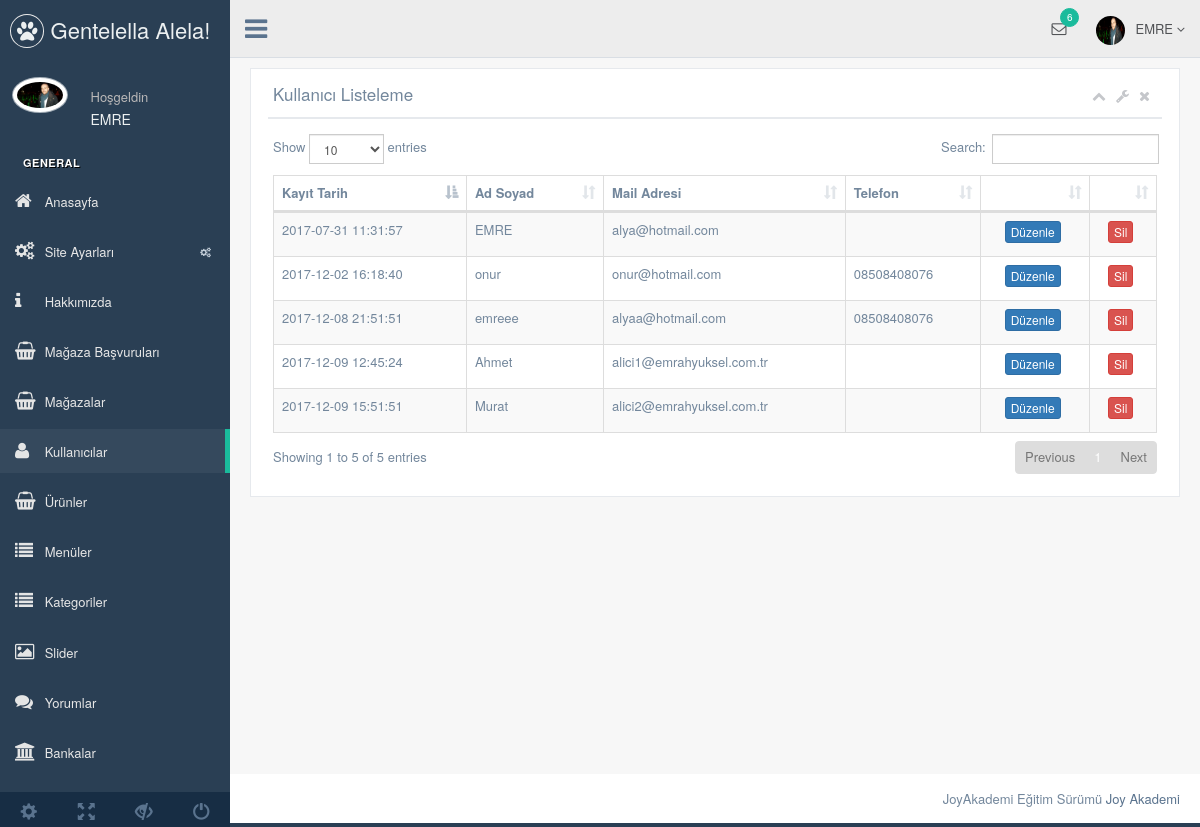
Screenshot of /nedmin/production/kullanici.php (signed in) with the database file from the repository.
### tables this page shows
CREATE TABLE IF NOT EXISTS `kullanici` (
  `kullanici_id` int(11) NOT NULL AUTO_INCREMENT,
  `subMerchantKey` varchar(500) NOT NULL,
  `kullanici_magaza` enum('0','1','2') NOT NULL DEFAULT '0',
  `kullanici_magazafoto` varchar(500) NOT NULL DEFAULT 'dimg/magaza-fotoyok.png',
  `kullanici_zaman` datetime NOT NULL DEFAULT CURRENT_TIMESTAMP,
  `kullanici_sonzaman` datetime NOT NULL,
  `kullanici_resim` varchar(250) NOT NULL,
  `kullanici_tc` varchar(50) NOT NULL,
  `kullanici_banka` varchar(100) NOT NULL,
  `kullanici_iban` varchar(50) DEFAULT NULL,
  `kullanici_ad` varchar(50) NOT NULL,
  `kullanici_soyad` varchar(50) NOT NULL,
  `kullanici_mail` varchar(100) NOT NULL,
  `kullanici_gsm` varchar(50) NOT NULL,
  `kullanici_password` varchar(50) NOT NULL,
  `kullanici_adres` varchar(250) NOT NULL,
  `kullanici_il` varchar(100) NOT NULL,
  `kullanici_ilce` varchar(100) NOT NULL,
  `kullanici_unvan` varchar(100) NOT NULL,
  `kullanici_tip` enum('PERSONAL','PRIVATE_COMPANY','LIMITED_OR_JOINT_STOCK_COMPANY','') DEFAULT 'PERSONAL',
  `kullanici_vdaire` varchar(50) NOT NULL,
  `kullanici_vno` varchar(50) NOT NULL,
  `kullanici_yetki` varchar(50) NOT NULL,
  `kullanici_durum` int(1) NOT NULL DEFAULT '1',
  PRIMARY KEY (`kullanici_id`)
);

### nedmin/production/kullanici.php (the view, shortened to what this page needs)
<?php
include 'header.php';
$kullanicisor=$db->prepare("SELECT * FROM kullanici");
$kullanicisor->execute();
?>
<div class="right_col" role="main">
  <div class="">
    <div class="row">
      <div class="col-md-12 col-sm-12 col-xs-12">
        <div class="x_panel">
          <div class="x_title">
            <h2>Kullanıcı Listeleme </h2>
            <ul class="nav navbar-right panel_toolbox">
              <li><a class="collapse-link"><i class="fa fa-chevron-up"></i></a>
              </li>
              <li class="dropdown">
                <a href="#" class="dropdown-toggle" data-toggle="dropdown" role="button" aria-expanded="false"><i class="fa fa-wrench"></i></a>
              </li>
              <li><a class="close-link"><i class="fa fa-close"></i></a>
              </li>
            </ul>
            <div class="clearfix"></div>
          </div>
          <div class="x_content">
            <table id="datatable-responsive" class="table table-striped table-bordered dt-responsive nowrap" cellspacing="0" width="100%">
              <thead>
                <tr>
                  <th>Kayıt Tarih</th>
                  <th>Ad Soyad</th>
                  <th>Mail Adresi</th>
                  <th>Telefon</th>
                  <th></th>
                  <th></th>
                </tr>
              </thead>
              <tbody>
                <?php
                while($kullanicicek=$kullanicisor->fetch(PDO::FETCH_ASSOC)) {?>
                <tr>
                  <td><?php echo $kullanicicek['kullanici_zaman'] ?></td>
                  <td><?php echo $kullanicicek['kullanici_ad'] ?></td>
                  <td><?php echo $kullanicicek['kullanici_mail'] ?></td>
                  <td><?php echo $kullanicicek['kullanici_gsm'] ?></td>
                  <td><center><a href="kullanici-duzenle.php?kullanici_id=<?php echo $kullanicicek['kullanici_id']; ?>"><button class="btn btn-primary btn-xs">Düzenle</button></a></center></td>
                  <td><center><a href="../netting/islem.php?kullanici_id=<?php echo $kullanicicek['kullanici_id']; ?>&kullanicisil=ok"><button class="btn btn-danger btn-xs">Sil</button></a></center></td>
                </tr>
                <?php  }
                ?>
              </tbody>
            </table>
          </div>
        </div>
      </div>
    </div>
  </div>
</div>
<?php include 'footer.php'; ?>

### nedmin/production/header.php (shortened to what this page needs)
<?php
include '../netting/baglan.php';
$kullanicisor=$db->prepare("SELECT * FROM kullanici where kullanici_mail=:mail");
$kullanicisor->execute(array(
  'mail' => $_SESSION['kullanici_mail']
  ));
$kullanicicek=$kullanicisor->fetch(PDO::FETCH_ASSOC);
?>
<!DOCTYPE html>
<html lang="en">
<head>
  <link href="../vendors/bootstrap/dist/css/bootstrap.min.css" rel="stylesheet">
  <link href="../vendors/font-awesome/css/font-awesome.min.css" rel="stylesheet">
  <link href="../vendors/nprogress/nprogress.css" rel="stylesheet">
  <link href="../vendors/iCheck/skins/flat/green.css" rel="stylesheet">
  <link href="../vendors/datatables.net-bs/css/dataTables.bootstrap.min.css" rel="stylesheet">
  <link href="../vendors/datatables.net-buttons-bs/css/buttons.bootstrap.min.css" rel="stylesheet">
  <link href="../vendors/datatables.net-fixedheader-bs/css/fixedHeader.bootstrap.min.css" rel="stylesheet">
  <link href="../vendors/datatables.net-responsive-bs/css/responsive.bootstrap.min.css" rel="stylesheet">
  <link href="../vendors/datatables.net-scroller-bs/css/scroller.bootstrap.min.css" rel="stylesheet">
  <link href="../vendors/dropzone/dist/min/dropzone.min.css" rel="stylesheet">
  <link href="../build/css/custom.min.css" rel="stylesheet">
</head>
<body class="nav-md">
  <div class="container body">
    <div class="main_container">
      <div class="col-md-3 left_col">
        <div class="left_col scroll-view">
          <div class="navbar nav_title" style="border: 0;">
            <a href="index.html" class="site_title"><i class="fa fa-paw"></i> <span>Gentelella Alela!</span></a>
          </div>
          <div class="profile clearfix">
            <div class="profile_pic">
              <img src="images/img.jpg" alt="..." class="img-circle profile_img">
            </div>
            <div class="profile_info">
              <span>Hoşgeldin</span>
              <h2><?php echo $kullanicicek['kullanici_ad'] ?></h2>
            </div>
          </div>
          <br />
          <div id="sidebar-menu" class="main_menu_side hidden-print main_menu">
            <div class="menu_section">
              <h3>General</h3>
              <ul class="nav side-menu">
                <li><a href="index.php"><i class="fa fa-home"></i> Anasayfa </a></li>
                <li><a><i class="fa fa-cogs"></i> Site Ayarları <span class="fa fa-cogs"></span></a>
             </li>
             <li><a href="hakkimizda.php"><i class="fa fa-info"></i> Hakkımızda </a></li>
             <li><a href="magaza-onay.php"><i class="fa fa-shopping-basket"></i> Mağaza Başvuruları </a></li>
             <li><a href="magazalar.php"><i class="fa fa-shopping-basket"></i> Mağazalar </a></li>
             <li><a href="kullanici.php"><i class="fa fa-user"></i> Kullanıcılar </a></li>
             <li><a href="urun.php"><i class="fa fa-shopping-basket"></i> Ürünler </a></li>
             <li><a href="menu.php"><i class="fa fa-list"></i> Menüler </a></li>
             <li><a href="kategori.php"><i class="fa fa-list"></i> Kategoriler </a></li>
             <li><a href="slider.php"><i class="fa fa-image"></i> Slider </a></li>
             <li><a href="yorum.php"><i class="fa fa-comments"></i> Yorumlar </a></li>
             <li><a href="banka.php"><i class="fa fa-bank"></i> Bankalar </a></li>
           </ul>
         </div>
       </div>
       <div class="sidebar-footer hidden-small">
        <a data-toggle="tooltip" data-placement="top" title="Settings">
          <span class="glyphicon glyphicon-cog" aria-hidden="true"></span>
        </a>
        <a data-toggle="tooltip" data-placement="top" title="FullScreen">
          <span class="glyphicon glyphicon-fullscreen" aria-hidden="true"></span>
        </a>
        <a data-toggle="tooltip" data-placement="top" title="Lock">
          <span class="glyphicon glyphicon-eye-close" aria-hidden="true"></span>
        </a>
        <a data-toggle="tooltip" data-placement="top" title="Logout">
          <span class="glyphicon glyphicon-off" aria-hidden="true"></span>
        </a>
      </div>
    </div>
  </div>
  <div class="top_nav">
    <div class="nav_menu">
      <nav>
        <div class="nav toggle">
          <a id="menu_toggle"><i class="fa fa-bars"></i></a>
        </div>
        <ul class="nav navbar-nav navbar-right">
          <li class="">
            <a href="javascript:;" class="user-profile dropdown-toggle" data-toggle="dropdown" aria-expanded="false">
              <img src="images/img.jpg" alt=""><?php echo $kullanicicek['kullanici_ad'] ?>
              <span class=" fa fa-angle-down"></span>
            </a>
          </li>
          <li role="presentation" class="dropdown">
            <a href="javascript:;" class="dropdown-toggle info-number" data-toggle="dropdown" aria-expanded="false">
              <i class="fa fa-envelope-o"></i>
              <span class="badge bg-green">6</span>
            </a>
          </li>
        </ul>
      </nav>
    </div>
  </div>

### rows the page displays
kullanici: kullanici_ad "EMRE", kullanici_zaman "2017-07-31 11:31:57", kullanici_mail "alya@hotmail.com"
kullanici: kullanici_zaman "2017-12-08 21:51:51", kullanici_ad "emreee", kullanici_mail "alyaa@hotmail.com", kullanici_gsm "08508408076"
kullanici: kullanici_zaman "2017-12-09 15:51:51", kullanici_ad "Murat", kullanici_mail "alici2@emrahyuksel.com.tr"
kullanici: kullanici_zaman "2017-12-02 16:18:40", kullanici_ad "onur", kullanici_mail "onur@hotmail.com", kullanici_gsm "08508408076"
kullanici: kullanici_zaman "2017-12-09 12:45:24", kullanici_ad "Ahmet", kullanici_mail "alici1@emrahyuksel.com.tr"
